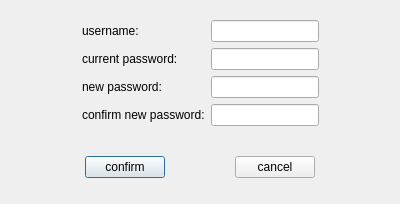
<?xml version="1.0" encoding="UTF-8"?>
<ui version="4.0">
 <class>changepassword_dialog</class>
 <widget class="QDialog" name="changepassword_dialog">
  <property name="geometry">
   <rect>
    <x>0</x>
    <y>0</y>
    <width>400</width>
    <height>204</height>
   </rect>
  </property>
  <property name="windowTitle">
   <string>change password</string>
  </property>
  <property name="windowIcon">
   <iconset resource="res.qrc">
    <normaloff>:/new/image/clock.jpg</normaloff>:/new/image/clock.jpg</iconset>
  </property>
  <layout class="QVBoxLayout" name="verticalLayout_2">
   <item>
    <widget class="QWidget" name="widget_2" native="true">
     <layout class="QGridLayout" name="gridLayout">
      <item row="0" column="3">
       <spacer name="horizontalSpacer_4">
        <property name="orientation">
         <enum>Qt::Horizontal</enum>
        </property>
        <property name="sizeHint" stdset="0">
         <size>
          <width>40</width>
          <height>20</height>
         </size>
        </property>
       </spacer>
      </item>
      <item row="0" column="0">
       <spacer name="horizontalSpacer_3">
        <property name="orientation">
         <enum>Qt::Horizontal</enum>
        </property>
        <property name="sizeHint" stdset="0">
         <size>
          <width>40</width>
          <height>20</height>
         </size>
        </property>
       </spacer>
      </item>
      <item row="2" column="1">
       <widget class="QLabel" name="label_2">
        <property name="text">
         <string>current password:</string>
        </property>
       </widget>
      </item>
      <item row="2" column="2">
       <widget class="QLineEdit" name="lineEdit_current_password"/>
      </item>
      <item row="4" column="1">
       <widget class="QLabel" name="label_4">
        <property name="text">
         <string>confirm new password:</string>
        </property>
       </widget>
      </item>
      <item row="4" column="2">
       <widget class="QLineEdit" name="lineEdit_confirm_new_password"/>
      </item>
      <item row="3" column="1">
       <widget class="QLabel" name="label_3">
        <property name="text">
         <string>new password:</string>
        </property>
       </widget>
      </item>
      <item row="0" column="2">
       <widget class="QLineEdit" name="lineEdit_username"/>
      </item>
      <item row="3" column="2">
       <widget class="QLineEdit" name="lineEdit_new_password"/>
      </item>
      <item row="0" column="1">
       <widget class="QLabel" name="label">
        <property name="text">
         <string>username:</string>
        </property>
       </widget>
      </item>
     </layout>
    </widget>
   </item>
   <item>
    <widget class="QWidget" name="widget" native="true">
     <layout class="QHBoxLayout" name="horizontalLayout">
      <item>
       <spacer name="horizontalSpacer">
        <property name="orientation">
         <enum>Qt::Horizontal</enum>
        </property>
        <property name="sizeHint" stdset="0">
         <size>
          <width>40</width>
          <height>20</height>
         </size>
        </property>
       </spacer>
      </item>
      <item>
       <widget class="QPushButton" name="btn_confirm">
        <property name="text">
         <string>confirm</string>
        </property>
       </widget>
      </item>
      <item>
       <spacer name="horizontalSpacer_2">
        <property name="orientation">
         <enum>Qt::Horizontal</enum>
        </property>
        <property name="sizeHint" stdset="0">
         <size>
          <width>40</width>
          <height>20</height>
         </size>
        </property>
       </spacer>
      </item>
      <item>
       <widget class="QPushButton" name="btn_cancel">
        <property name="text">
         <string>cancel</string>
        </property>
       </widget>
      </item>
      <item>
       <spacer name="horizontalSpacer_5">
        <property name="orientation">
         <enum>Qt::Horizontal</enum>
        </property>
        <property name="sizeHint" stdset="0">
         <size>
          <width>40</width>
          <height>20</height>
         </size>
        </property>
       </spacer>
      </item>
     </layout>
    </widget>
   </item>
  </layout>
 </widget>
 <resources>
  <include location="res.qrc"/>
 </resources>
 <connections/>
</ui>
